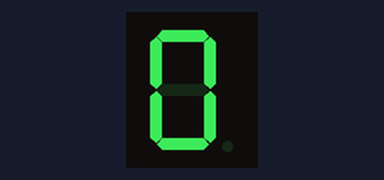
This sketch was run on a simulated Arduino Uno, built with avr-gcc and run on an emulated ATmega328P. Shown: 1-digit seven-segment display. Wiring (inferred from the names in the program): 1-digit 7-segment display, segments lit when HIGH: segments pin 2, pin 3, pin 4, pin 5, pin 6, pin 7, pin 8. The segment pins are drawn as the display they are named for.

Above: at 0.1 s.
At 0.5 s:
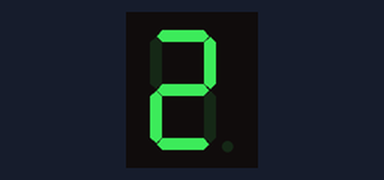
At 1.1 s:
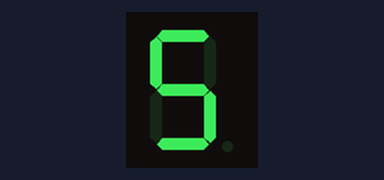
At 1.7 s:
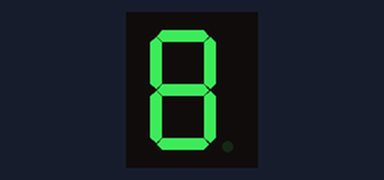
At 2.3 s:
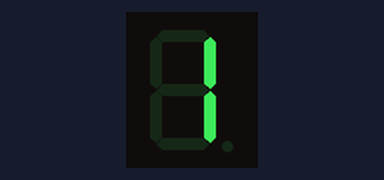

The sketch:

seven_segment.ino
```cpp
// Одноразрядный индикатор с общим катодом: сегменты a–g на D2–D8, цифры 0–9 по кругу.
const byte SEGMENT_PINS[7] = {2, 3, 4, 5, 6, 7, 8};
const byte DIGITS[10] = {
  0b0111111, 0b0000110, 0b1011011, 0b1001111, 0b1100110,
  0b1101101, 0b1111101, 0b0000111, 0b1111111, 0b1101111,
};

void show(byte digit) {
  for (byte i = 0; i < 7; i++) {
    digitalWrite(SEGMENT_PINS[i], bitRead(DIGITS[digit], i) ? HIGH : LOW);
  }
}

void setup() {
  for (byte i = 0; i < 7; i++) {
    pinMode(SEGMENT_PINS[i], OUTPUT);
  }
}

void loop() {
  for (byte digit = 0; digit < 10; digit++) {
    show(digit);
    delay(200);
  }
}
```

Measured:
- by itself, everything shown: repeats every 2.0 s, in 10 steps
